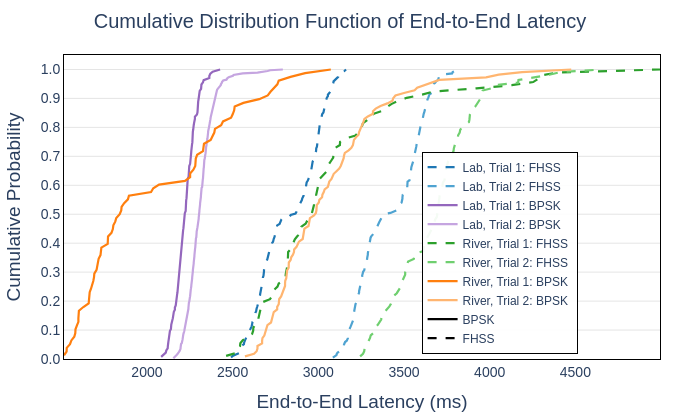

The cell this chart's notebook holds for it:
### Code cell
# ── 6.3 CDF of End-to-End Latency ────────────────────────────────────────────

def get_dash(label):
    return "solid" if "BPSK" in label else "dash"

fig = go.Figure()

# ── CDF traces ───────────────────────────────────────────────────────────────
for i, l in enumerate(labels):
    lat = np.sort(metrics[l]["latency_vals"])
    cdf = np.arange(1, len(lat) + 1) / len(lat)
    name = l.replace("\n", " ")

    fig.add_trace(go.Scatter(
        x=lat,
        y=cdf,
        mode="lines",
        name=name,
        line=dict(
            color=COLORS[i],
            width=2.2,
            dash=get_dash(l),
        ),
        hovertemplate=(
            f"<b>{name}</b><br>"
            "Latency: %{x:.0f} ms<br>"
            "CDF: %{y:.3f}<extra></extra>"
        ),
    ))

# ── Line-style legend entries (modulation encoding) ──────────────────────────
fig.add_trace(go.Scatter(
    x=[None], y=[None],
    mode="lines",
    line=dict(color="black", width=2.2, dash="solid"),
    name="BPSK",
    showlegend=True,
))
fig.add_trace(go.Scatter(
    x=[None], y=[None],
    mode="lines",
    line=dict(color="black", width=2.2, dash="dash"),
    name="FHSS",
    showlegend=True,
))

# ── Layout (matched with PDR + violin style) ──────────────────────────────────
fig.update_layout(
    title=dict(
        text="Cumulative Distribution Function of End-to-End Latency",
        font=dict(size=20),
        x=0.5,
        xanchor="center",
    ),
    width=680,
    height=420,
    plot_bgcolor="white",
    paper_bgcolor="white",
    font=dict(family="Arial, sans-serif", size=16),
    margin=dict(l=55, r=20, t=55, b=60),
    legend=dict(
        x=0.60,
        y=0.35,
        bgcolor="rgba(255,255,255,0.92)",
        bordercolor="black",
        borderwidth=1,
        font=dict(size=12),
    ),
)

# ── Axes styling (consistent frame + grid) ────────────────────────────────────
fig.update_xaxes(
    title_text="End-to-End Latency (ms)",
    showgrid=False,
    linecolor="black",
    mirror=True,
    tickfont=dict(size=14),
    dtick=500,
)

fig.update_yaxes(
    title_text="Cumulative Probability",
    gridcolor="#e5e5e5",
    linecolor="black",
    mirror=True,
    range=[0, 1.05],
    dtick=0.1,
    tickformat=".1f",
    tickfont=dict(size=14),
)

save_fig(fig, "latency_cdf")
fig.show()
